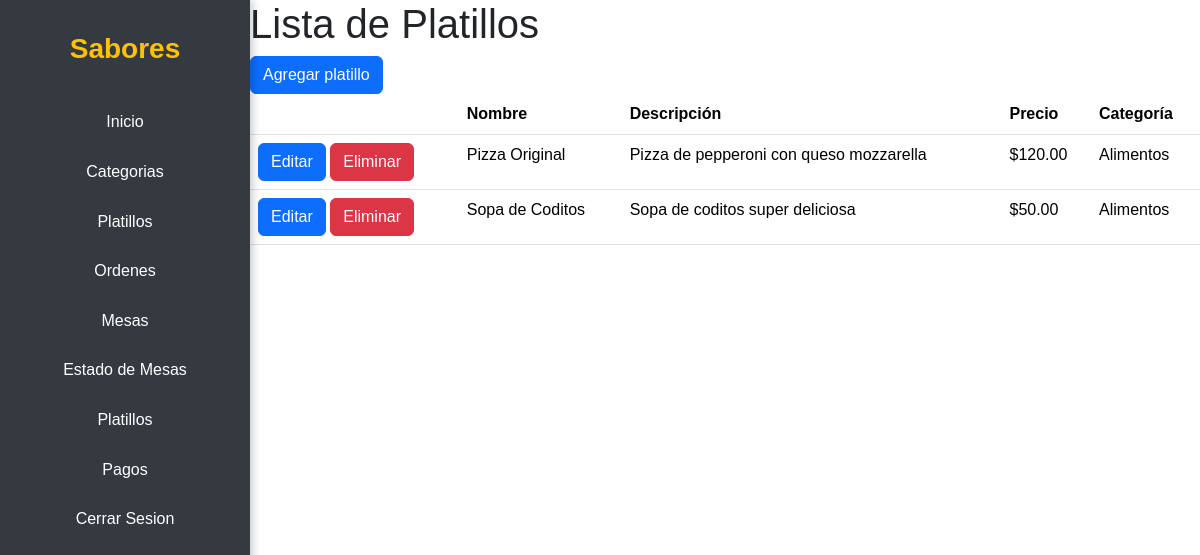
Page /platillos/platillos/ (signed in) on the committed database.
### apps/platillos/models.py (models this page shows, shortened)
class Platillo(models.Model):
    nombre = models.CharField(max_length=200)
    descripcion = models.TextField()
    precio = models.DecimalField(max_digits=10, decimal_places=2)
    categoria = models.ForeignKey(Categoria, on_delete=models.CASCADE, related_name='platillos')

class Categoria(models.Model):
    nombre = models.CharField(max_length=100)

### apps/platillos/views.py (the view)
# urls.py: path('platillos/', views.PlatilloListView.as_view(), name='platillos_list'),
class PlatilloListView(LoginRequiredMixin, ListView):
    model = Platillo
    template_name = 'platillos/platillos_list.html'
    context_object_name = 'platillos'

### templates/platillos/platillos_list.html
{% extends 'main/base.html' %}
{% block content %}
<h1>Lista de Platillos</h1>
<a class="btn btn-primary" href="{% url 'platillos:platillos_create' %}">Agregar platillo</a>
<table class="table">
    <thead>
        <tr>
            <th></th>
            <th>Nombre</th>
            <th>Descripción</th>
            <th>Precio</th>
            <th>Categoría</th>
        </tr>
    </thead>
    <tbody>
        {% for platillo in platillos %}
        <tr>
            <td>
                <a class="btn btn-primary" href="{% url 'platillos:platillos_edit' platillo.pk %}">Editar</a>
                <a class="btn btn-danger" href="{% url 'platillos:platillos_delete' platillo.pk %}">Eliminar</a>
            </td>
            <td>{{platillo.nombre}}</td>
            <td>{{platillo.descripcion}}</td>
            <td>${{platillo.precio}}</td>
            <td>{{platillo.categoria.nombre}}</td>
        </tr>
        {% endfor %}
    </tbody>
</table>
{% endblock %}

### templates/main/base.html (style rules this page uses)
body { font-family: 'Arial', sans-serif; margin-left: 250px; }

### rows in the picture
Platillo: nombre "Pizza Original", descripcion "Pizza de pepperoni con queso mozzarella", precio "120.00", categoria.nombre "Alimentos"
Platillo: nombre "Sopa de Coditos", descripcion "Sopa de coditos super deliciosa", precio "50.00", categoria.nombre "Alimentos"
